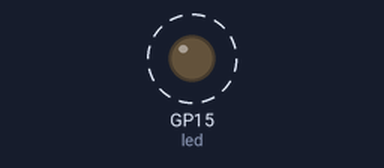
A program run on a simulated Raspberry Pi Pico running MicroPython. On the bench: output pins drawn as LEDs (lit = HIGH). Dashed ring = blinking. What the program prints to the serial console is not drawn.

Above: at 0.2 s.
Timing chart, 0 to 3.0 s (numbered marks = the images above):
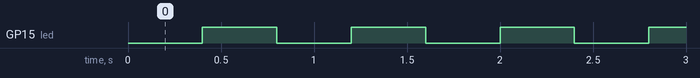

The program:

extLed.py
```python
from machine import Pin, Timer
# from time import sleep

print("Starting")

led = Pin(15, Pin.OUT)
tim  = Timer()

def tick(timer):
    global led
    led.toggle()

tim.init(freq=2.5, mode=Timer.PERIODIC, callback=tick)
```

Measured:
- by itself, GP15 (led): alternates HIGH for 0.40 s and LOW for 0.40 s
